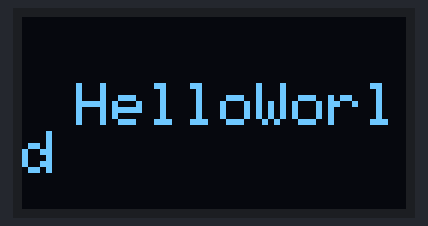
A sketch run on a simulated ESP32. Parts: 128×64 one-colour display. What the sketch prints to the serial monitor is not drawn.

Above: at 0.4 s.

The sketch:

14_ENERGY_OLED.ino
```cpp
#include <Wire.h>
#include <Adafruit_GFX.h>
#include <Adafruit_SSD1306.h>

constexpr uint8_t OLED_WIDTH = 128;
constexpr uint8_t OLED_HEIGHT = 64;
constexpr int OLED_SDA = 21;
constexpr int OLED_SCL = 22;
constexpr uint8_t OLED_ADDRESS = 0x3C;

Adafruit_SSD1306 display(OLED_WIDTH, OLED_HEIGHT, &Wire, -1);

void setup() {
  Serial.begin(115200);
  delay(300);

  // ESP32 I2C: SDA = GPIO21, SCL = GPIO22
  Wire.begin(OLED_SDA, OLED_SCL);

  if (!display.begin(SSD1306_SWITCHCAPVCC, OLED_ADDRESS)) {
    Serial.println("SSD1306 allocation failed");
    while (true) {
      delay(1000);
    }
  }

  // OLED is mounted upside down in the enclosure.
  display.setRotation(2);
  display.clearDisplay();
  display.setTextColor(SSD1306_WHITE);
  display.setTextSize(2);
  display.setCursor(18, 22);
  display.println("HelloWorld");
  display.display();

  Serial.println("OLED HelloWorld ready");
  Serial.println("SDA=GPIO21, SCL=GPIO22, address=0x3C");
}

void loop() {
  // Keep the test message on screen.
}
```
